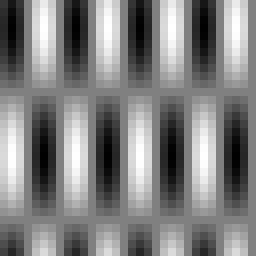
%> input picture lab10/dwieFale.bmp, 32 x 32 px (shown 8 times larger)
$ octave lab10_1.m   (GNU Octave 9; MATLAB toolbox functions it lacks are replaced by stand-ins)
%> lines starting %> are read from the running program, lines starting %| are printed output that depends on the picture; in (x1, y1, x2, y2) boxes, pixels count from 0 and x2, y2 are one past the last pixel; in counts of white or black regions, pixels touching at a corner belong together; the program's own positions count from 1
clear all;
close all;

img = imread('dwieFale.bmp');
%> img is the input picture: size 32x32 uint8; min 1, max 255, mean 128

f_img=fft2(img);
ff_img=fftshift(f_img);

Y=ff_img;
A=abs(Y);
A = log10(A+1);
F = angle(Y.*(A>0.0001));

figure(1);
subplot(1,3,1);
imshow(img,[]);
title('img');
subplot(1,3,2);
imshow(A,[]);
% mesh(A);
title('abs');
subplot(1,3,3);
imshow(F,[]);
% mesh(F);
title('angle');

img = imread('kolo.bmp');
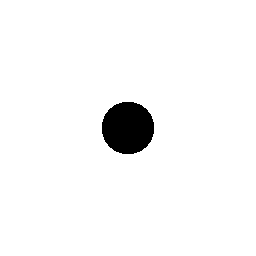
%> input picture lab10/kolo.bmp, 256 x 256 px
%> img is the input picture: size 256x256 uint8; 96.7% white; 1 black region, box (x1, y1, x2, y2) and area: (102, 102, 154, 154) 2164

f_img=fft2(img);
ff_img=fftshift(f_img);

Y=ff_img;
A=abs(Y);
%> A: size 256x256 double
A = log10(A+1);
F = angle(Y.*(A>0.0001));
%> F: size 256x256 double

figure(2);
subplot(1,3,1);
imshow(img,[]);
title('img');
subplot(1,3,2);
% imshow(A,[]);
mesh(A);
title('abs');
subplot(1,3,3);
% imshow(F,[]);
mesh(F);
title('angle');
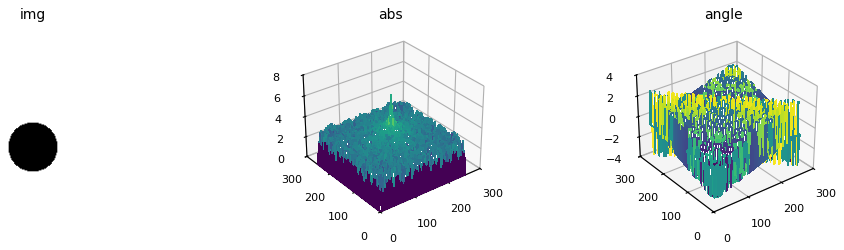
%> figure redrawn from the program's plot data, 3 panels

img = imread('kwadrat.bmp');
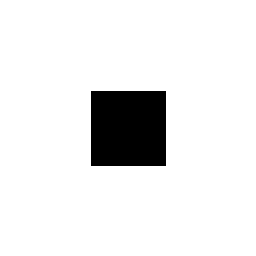
%> input picture lab10/kwadrat.bmp, 256 x 256 px
%> img is the input picture: size 256x256 uint8; 91.4% white; 1 black region, box (x1, y1, x2, y2) and area: (91, 91, 166, 166) 5625

f_img=fft2(img);
ff_img=fftshift(f_img);

Y=ff_img;
A=abs(Y);
A = log10(A+1);
F = angle(Y.*(A>0.0001));

figure(3);
subplot(1,3,1);
imshow(img,[]);
title('img');
subplot(1,3,2);
imshow(A,[]);
% mesh(A);
title('abs');
subplot(1,3,3);
imshow(F,[]);
% mesh(F);
title('angle');


img = imread('kwadrat45.bmp');
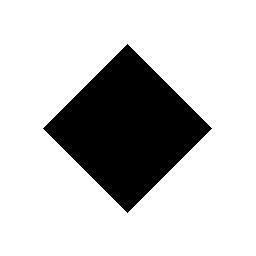
%> input picture lab10/kwadrat45.bmp, 256 x 256 px
%> img is the input picture: size 256x256 uint8; 78.2% white; 1 black region, box (x1, y1, x2, y2) and area: (43, 44, 212, 213) 14281

f_img=fft2(img);
ff_img=fftshift(f_img);

Y=ff_img;
A=abs(Y);
A = log10(A+1);
F = angle(Y.*(A>0.0001));

figure(4);
subplot(1,3,1);
imshow(img,[]);
title('img');
subplot(1,3,2);
imshow(A,[]);
% mesh(A);
title('abs');
subplot(1,3,3);
imshow(F,[]);
% mesh(F);
title('angle');

img = imread('trojkat.bmp');
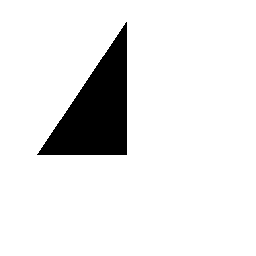
%> input picture lab10/trojkat.bmp, 256 x 256 px
%> img is the input picture: size 256x256 uint8; 90.8% white; 1 black region, box (x1, y1, x2, y2) and area: (37, 22, 127, 155) 6030

f_img=fft2(img);
ff_img=fftshift(f_img);

Y=ff_img;
A=abs(Y);
A = log10(A+1);
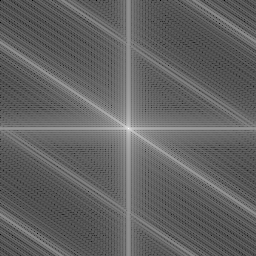
%> A: size 256x256 double; min 0, max 7.18, mean 2.78; drawn with min black and max white
F = angle(Y.*(A>0.0001));

figure(5);
subplot(1,3,1);
imshow(img,[]);
title('img');
subplot(1,3,2);
imshow(A,[]);
% mesh(A);
title('abs');
subplot(1,3,3);
imshow(F,[]);
% mesh(F);
title('angle');


img = imread('kolo.bmp');


f_img=fft2(img);
ff_img=fftshift(f_img);

Y=ff_img;
A=abs(Y);
A = log10(A+1);
F = angle(Y.*(A>0.0001));


figure(6);


subplot(2,3,4);
imshow(img,[]);
title('img');
subplot(2,3,5);
imshow(A,[]);
% mesh(A);
title('abs');
subplot(2,3,6);
imshow(F,[]);
% mesh(F);
title('angle');


F1=fft(img,[],1);
F2=fft(F1,[],2);

fft=F1-F2;

ff_img=fftshift(fft);

Y=ff_img;
A=abs(Y);
A = log10(A+1);
F = angle(Y.*(A>0.0001));
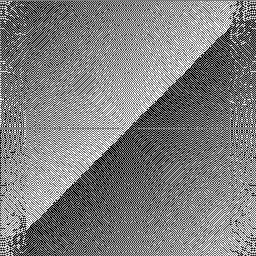
%> F: size 256x256 double; min -3.14, max 3.14, mean -0.00122; drawn with min black and max white

subplot(2,3,1);
imshow(img,[]);
title('img');
subplot(2,3,2);
imshow(A,[]);
% mesh(A);
title('abs 2');
subplot(2,3,3);
imshow(F,[]);
% mesh(F);
title('angle 2');
